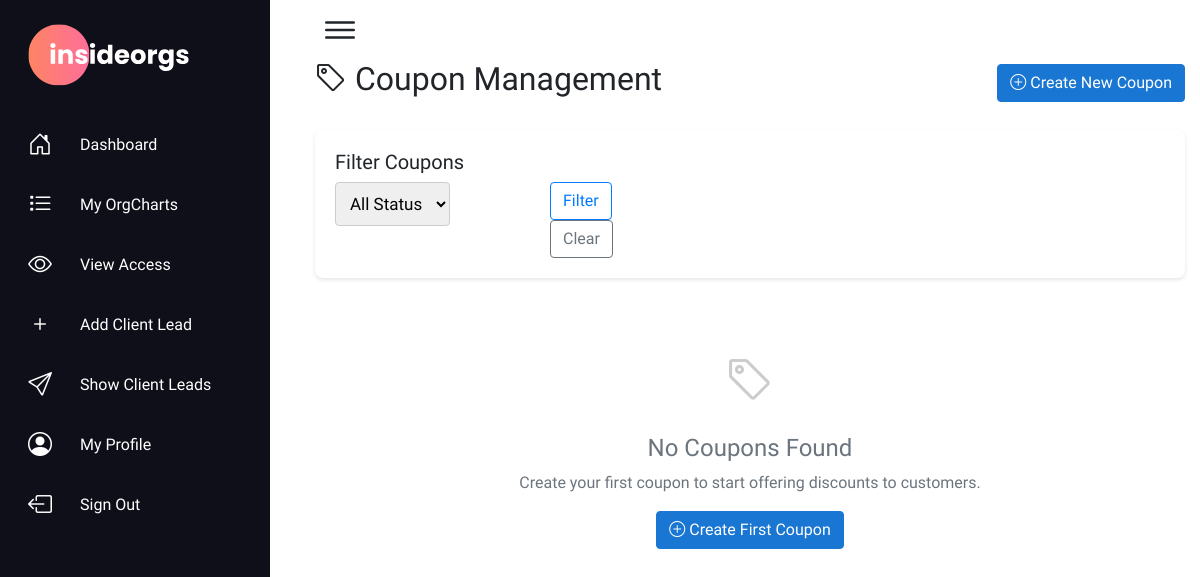
Page /coupons/ (signed in) on the earlier database version.
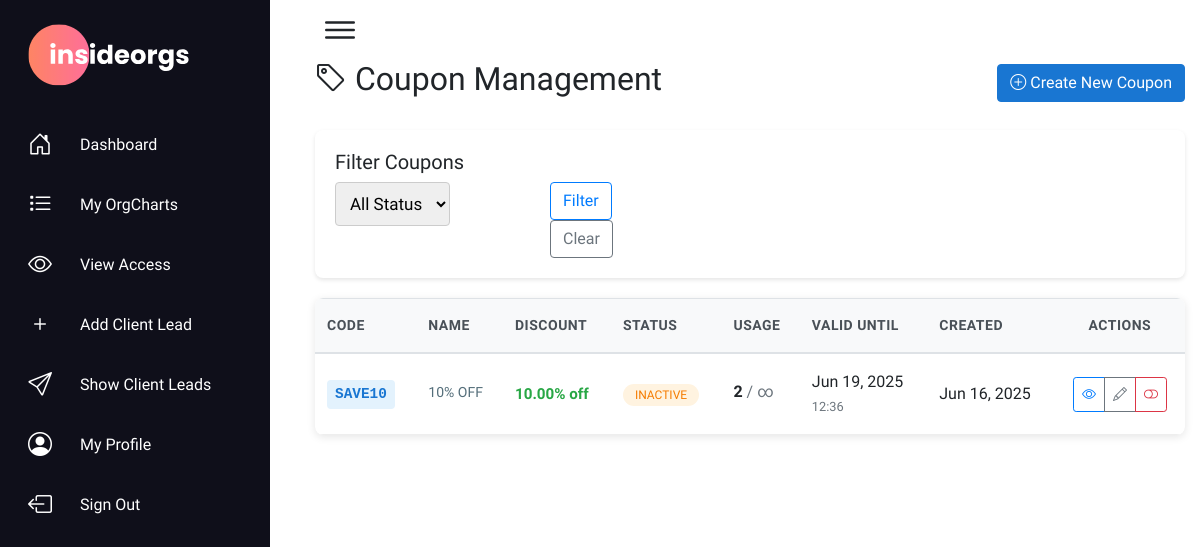
Same page on the later database version.
### myapp/models.py (models this page shows, shortened)
class Coupon(models.Model):
    DISCOUNT_TYPE_CHOICES = [
        ('percentage', 'Percentage'),
        ('fixed', 'Fixed Amount'),
    ]
    COUPON_STATUS_CHOICES = [
        ('active', 'Active'),
        ('inactive', 'Inactive'),
        ('expired', 'Expired'),
    ]
    code = models.CharField(max_length=50, unique=True, help_text="Coupon code (case-insensitive)")
    name = models.CharField(max_length=200, help_text="Internal name for the coupon")
    description = models.TextField(blank=True, null=True, help_text="Description of the coupon offer")
    discount_type = models.CharField(max_length=10, choices=DISCOUNT_TYPE_CHOICES, default='percentage')
    discount_value = models.DecimalField(max_digits=10, decimal_places=2, help_text="Percentage (0-100) or fixed amount")
    max_uses = models.PositiveIntegerField(null=True, blank=True, help_text="Maximum number of times this coupon can be used (leave blank for unlimited)")
    max_uses_per_user = models.PositiveIntegerField(default=1, help_text="Maximum uses per user")
    current_uses = models.PositiveIntegerField(default=0, help_text="Current number of times this coupon has been used")
    minimum_order_amount = models.DecimalField(max_digits=10, decimal_places=2, null=True, blank=True, help_text="Minimum order amount required")
    maximum_discount_amount = models.DecimalField(max_digits=10, decimal_places=2, null=True, blank=True, help_text="Maximum discount amount (for percentage coupons)")
    valid_from = models.DateTimeField(help_text="When the coupon becomes valid")
    valid_until = models.DateTimeField(help_text="When the coupon expires")
    allowed_users = models.ManyToManyField(User, blank=True, help_text="Specific users who can use this coupon (leave blank for all users)")
    new_users_only = models.BooleanField(default=False, help_text="Only available to users who haven't made a purchase before")
    applicable_charts = models.ManyToManyField(chart, blank=True, help_text="Specific charts this coupon applies to (leave blank for all charts)")
    status = models.CharField(max_length=10, choices=COUPON_STATUS_CHOICES, default='active')
    created_by = models.ForeignKey(User, on_delete=models.SET_NULL, null=True, blank=True, related_name='created_coupons')
    created_at = models.DateTimeField(auto_now_add=True)
    updated_at = models.DateTimeField(auto_now=True)
    class Meta:
        ordering = ['-created_at']
        verbose_name = "Coupon"
        verbose_name_plural = "Coupons"
    def get_discount_display(self):
        if self.discount_type == 'percentage':
            return f"{self.discount_value}% off"
        else:
            return f"${self.discount_value} off"

### myapp/views.py (the view)
# urls.py: path('coupons/', views.admin_coupons, name='admin_coupons'),
@login_required
@user_passes_test(lambda u: u.is_superuser)
def admin_coupons(request):
    from django.db.models import Q
    coupons_list = Coupon.objects.all().order_by('-created_at')
    status_filter = request.GET.get('status')
    if status_filter:
        coupons_list = coupons_list.filter(status=status_filter)
    search_query = request.GET.get('search')
    if search_query:
        coupons_list = coupons_list.filter(
            Q(code__icontains=search_query) |
            Q(name__icontains=search_query)
        )
    paginator = Paginator(coupons_list, 20)
    page_number = request.GET.get('page')
    coupons = paginator.get_page(page_number)
    context = {
        'coupons': coupons,
        'status_filter': status_filter,
        'search_query': search_query,
        'status_choices': Coupon.COUPON_STATUS_CHOICES,
        'discount_type_choices': Coupon.DISCOUNT_TYPE_CHOICES,
    }
    return render(request, 'admin_coupons.html', context)

### myapp/context_processors.py (called while the page is built)
def cart_context(request):
    cart_item_count = 0
    cart = None
    if request.user.is_authenticated:
        try:
            cart = Cart.objects.get(user=request.user)
            cart_item_count = cart.get_total_items()
        except Cart.DoesNotExist:
            cart_item_count = 0
    return {
        'cart_item_count': cart_item_count,
        'user_cart': cart
    }

### myapp/templates/admin_coupons.html (shortened to what the changed rows need)
{% extends 'base_index.html' %}
{% load static %}
{% block content %}
<div class="container-fluid">
    <div class="row">
        <div class="col-12">
            <div class="d-flex justify-content-between align-items-center mb-4">
                <h2><i class="bi bi-tag"></i> Coupon Management</h2>
            </div>
            {% if coupons %}
                <div class="table-responsive">
                    <table class="table coupon-table">
                        <thead>
                            <tr>
                                <th>Code</th>
                                <th>Name</th>
                                <th>Discount</th>
                                <th>Status</th>
                                <th>Usage</th>
                                <th>Valid Until</th>
                                <th>Created</th>
                                <th class="text-center">Actions</th>
                            </tr>
                        </thead>
                        <tbody>
                            {% for coupon in coupons %}
                            <tr class="coupon-row" data-coupon-id="{{ coupon.id }}">
                                <td>
                                    <span class="coupon-code">{{ coupon.code }}</span>
                                </td>
                                <td>
                                    <div class="coupon-name">{{ coupon.name }}</div>
                                </td>
                                <td>
                                    <span class="discount-value">{{ coupon.get_discount_display }}</span>
                                </td>
                                <td>
                                    <span class="status-badge status-{{ coupon.status }}">
                                        {{ coupon.get_status_display }}
                                    </span>
                                </td>
                                <td>
                                    <div class="usage-info">
                                        <strong>{{ coupon.current_uses }}</strong>
                                        {% if coupon.max_uses %}
                                            <span class="text-muted">/ {{ coupon.max_uses }}</span>
                                        {% else %}
                                            <span class="text-muted">/ ∞</span>
                                        {% endif %}
                                    </div>
                                </td>
                                <td>
                                    <span class="valid-until">{{ coupon.valid_until|date:"M d, Y" }}</span>
                                    <br><small class="text-muted">{{ coupon.valid_until|date:"H:i" }}</small>
                                </td>
                                <td>
                                    <span>{{ coupon.created_at|date:"M d, Y" }}</span>
                                </td>
                                <td class="text-center">
                                    <div class="btn-group btn-group-sm" role="group">
                                        <a href="{% url 'coupon_detail' coupon.id %}"
                                           class="btn btn-outline-primary" title="View Details">
                                            <i class="bi bi-eye"></i>
                                        </a>
                                        <a href="{% url 'edit_coupon' coupon.id %}"
                                           class="btn btn-outline-secondary" title="Edit">
                                            <i class="bi bi-pencil"></i>
                                        </a>
                                       <button type="button"
                                        class="btn btn-outline-warning toggle-status"
                                        data-coupon-id="{{ coupon.id }}"
                                        data-current-status="{{ coupon.status }}"
                                        title="{% if coupon.status == 'active' %}Deactivate{% else %}Activate{% endif %}">
                                    <i class="bi bi-toggle-{% if coupon.status == 'active' %}on{% else %}off{% endif %}"></i>
                                </button>
                                    </div>
                                </td>
                            </tr>
                            {% endfor %}
                        </tbody>
                    </table>
                </div>
            {% else %}
                <div class="text-center py-5">
                    <i class="bi bi-tag" style="font-size: 48px; color: #ccc;"></i>
                    <h4 class="mt-3 text-muted">No Coupons Found</h4>
                    <p class="text-muted">Create your first coupon to start offering discounts to customers.</p>
                    <a href="{% url 'create_coupon' %}" class="btn btn-primary">
                        <i class="bi bi-plus-circle"></i> Create First Coupon
                    </a>
                </div>
            {% endif %}
        </div>
    </div>
</div>
{% endblock %}

Differences in the rows shown:
added Coupon: code "SAVE10", name "10% OFF", discount "10.00% off", status "INACTIVE", current_uses "2", valid_until "Jun 19, 2025", valid_until "12:36", created_at "Jun 16, 2025"
Other differences:
text no longer shown: "No Coupons Found Create your first coupon to start offering discounts to customers. Create First Coupon"
text now shown: "CODE NAME DISCOUNT STATUS USAGE VALID UNTIL CREATED ACTIONS"
